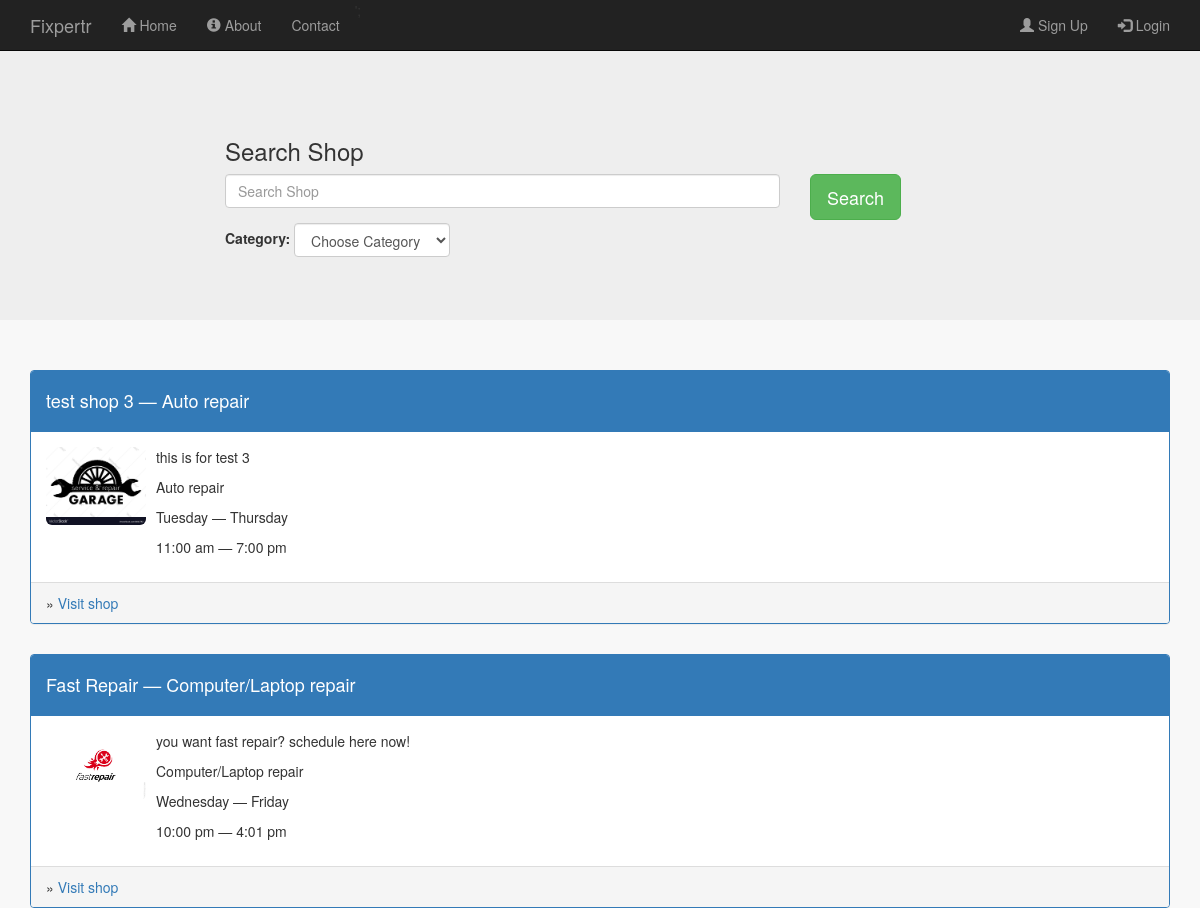
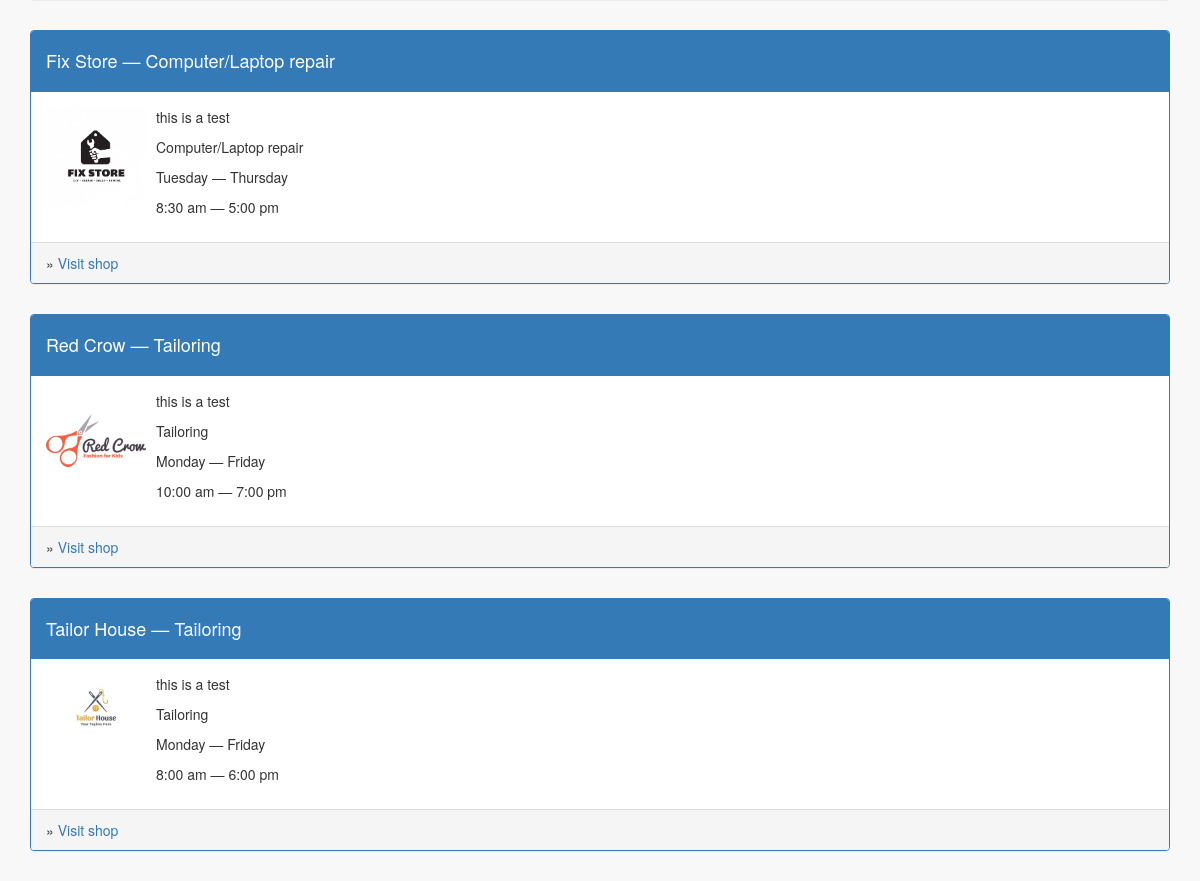
The page /browse_shops.php on the database its author committed (2 pictures, top to bottom).
### tables this page shows
CREATE TABLE IF NOT EXISTS `shops` (
  `shop_id` int(11) NOT NULL AUTO_INCREMENT,
  `user_id` int(11) NOT NULL,
  `shop_name` varchar(256) NOT NULL,
  `shop_description` varchar(256) NOT NULL,
  `shop_image` varchar(256) NOT NULL,
  `shop_contact` varchar(256) NOT NULL,
  `day_start` varchar(20) NOT NULL,
  `day_end` varchar(20) NOT NULL,
  `time_start` time NOT NULL,
  `time_end` time NOT NULL,
  `shop_category` varchar(256) NOT NULL,
  PRIMARY KEY (`shop_id`),
  KEY `shops_ibfk_1` (`user_id`)
);

### public/browse_shops.php (the view, shortened to what this page needs)
<?php
   include_once '../includes/db_connection.php';
  if (isset($_GET['keywords']) ) {
    $keywords = mysql_prep($_GET['keywords']);
    $selectCategory = mysql_prep($_GET['selectCategory']);
    if ($keywords =="" && $selectCategory == "") {
       $query = "SELECT * FROM shops WHERE shop_name LIKE '%{$keywords}%' OR shop_category LIKE '%{$keywords}%' ";
        $results = mysqli_query($connection,$query);
    } else if ($keywords =="" && $selectCategory != "") {
       $query = "SELECT * FROM shops WHERE shop_category LIKE '%{$selectCategory}%' ";
      $results = mysqli_query($connection,$query);
    } else if ($keywords !="" && $selectCategory == "") {
       $query = "SELECT * FROM shops WHERE shop_name LIKE '%{$keywords}%' OR shop_category LIKE '%{$keywords}%' ";
      $results = mysqli_query($connection,$query);
    } else if ($keywords !="" && $selectCategory!="") {
      $query = "SELECT * FROM shops WHERE shop_name LIKE '%{$keywords}%' AND shop_category LIKE '%{$selectCategory}%'";
       $results = mysqli_query($connection,$query);
    }
  }
   else {
     $results = mysqli_query($connection, "SELECT * FROM shops");
  }
?>
<!doctype html>
<html lang="en">
  <head>
    <link rel="stylesheet" type="text/css" href="stylesheets/bootstrap.min.css">
    <link rel="stylesheet" type="text/css" href="stylesheets/mystyles.css">
  </head>
  <body id="browse_shops">
  <?php include '../includes/layouts/header.php';?>
  <div class="jumbotron">
    <div class=" content container">
        <div class="row">
          <div class="col-sm-2"> </div>
          <div class="col-sm-4"><h3>Search Shop</h3></div>
        </div>
        <div class="row">
          <form action="browse_shops.php" method="GET">
          <div class="col-sm-6 col-sm-offset-2">
                <div class="form-group">
                  <input type="text" class="form-control" name="keywords" autocomplete="off" placeholder="Search Shop">
                </div>
            <div class="form-group form-inline">
                      <label for="selectCategory">Category:</label>
                            <select class="form-control" name="selectCategory" id="selectCategory" >
                            <option value="">Choose Category</option>
                          </select>
                </div>
          </div>
          <div class="col-sm-2">
              <div class="form-group">
                 <input type="submit" class="btn btn-success btn-lg" value="Search">
              </div>
          </div>
          </form>
        </div>
    </div>
  </div>
  <div class=" container">
        <div class="row">
          <?php while ($row = mysqli_fetch_array($results)) { ?>
             <div class="col-sm-12">
            <ul class="media-list">
              <li class="media">
                 <div class="panel panel-primary">
                    <div class="panel-heading">
                      <h4><?php echo $row['shop_name'];?> &mdash; <?php echo $row['shop_category'];?> </h4>
                    </div>
                    <div class="panel-body">
                        <div class="media-left">
                          <img src="images/<?php echo $row['shop_image'];?>" class="img-rounded">
                        </div>
                         <div class="media-body">
                          <p><?php echo $row['shop_description'];?></p>
                          <p><?php echo $row['shop_category'];?></p>
                          <p><?php echo $row['day_start']; ?> &mdash; <?php echo $row['day_end']; ?>  </p>
                          <p><?php echo date("g:i a", strtotime($row['time_start'])); ?> &mdash; <?php echo date("g:i a", strtotime($row['time_end'])); ?></p>
                        </div>
                    </div>
                     <div class="panel-footer">
                      &raquo; <a href="shop_profile.php?view=<?php echo $row['shop_id']?>">Visit shop</a>
                    </div>
                </div>
              </li>
            </ul>
          </div>
          <?php }?>
        </div>
  </div>
  <?php include '../includes/layouts/footer.php';?>

### public/stylesheets/mystyles.css (style rules this page uses)
.content { padding-top: 70px; }
.media img { width: 100px; }
body { background-color: #f8f8f8; }

### rows shown on the page
shops: shop_name "test shop 3", shop_category "Auto repair", shop_image (picture), shop_description "this is for test 3", day_start "Tuesday", day_end "Thursday", time_start "11:00 am", time_end "7:00 pm"
shops: shop_name "Fast Repair", shop_category "Computer/Laptop repair", shop_image (picture), shop_description "you want fast repair? schedule here now!", day_start "Wednesday", day_end "Friday", time_start "10:00 pm", time_end "4:01 pm"
shops: shop_name "Fix Store", shop_category "Computer/Laptop repair", shop_image (picture), shop_description "this is a test", day_start "Tuesday", day_end "Thursday", time_start "8:30 am", time_end "5:00 pm"
shops: shop_name "Red Crow", shop_category "Tailoring", shop_image (picture), shop_description "this is a test", day_start "Monday", day_end "Friday", time_start "10:00 am", time_end "7:00 pm"
shops: shop_name "Tailor House", shop_category "Tailoring", shop_image (picture), shop_description "this is a test", day_start "Monday", day_end "Friday", time_start "8:00 am", time_end "6:00 pm"
